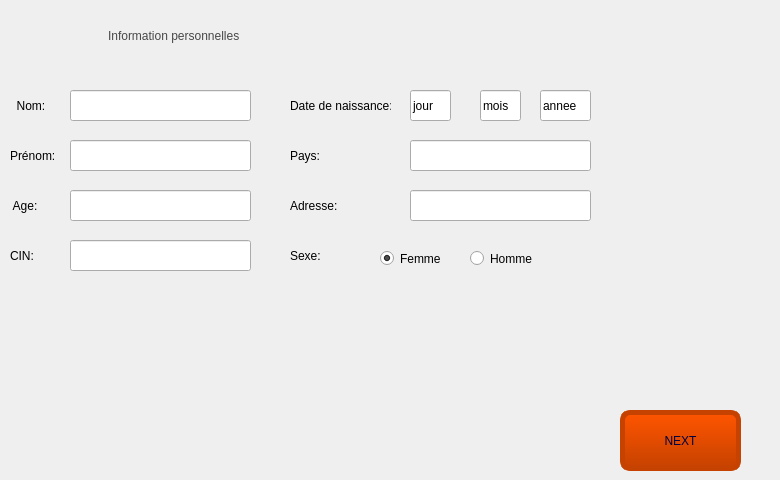
    <widget class="QWidget" name="page_0">
     <widget class="QPushButton" name="pushButton_1">
      <property name="geometry">
       <rect>
        <x>620</x>
        <y>410</y>
        <width>121</width>
        <height>61</height>
       </rect>
      </property>
      <property name="cursor">
       <cursorShape>OpenHandCursor</cursorShape>
      </property>
      <property name="styleSheet">
       <string notr="true">color: rgb(0, 0, 58);
 border: none;
font: 18pt &quot;Sitka Small&quot;;
padding:10px 15px;
background-color: qlineargradient(x1: 0, y1: 0, x2: 0, y2: 1, stop: 0  rgb(255, 85, 0), stop: 1 rgb(198, 66, 0));
border-style: solid;
border-color: rgb(198, 66, 0);
border-width: 5px;
border-radius: 10px;</string>
      </property>
      <property name="text">
       <string>NEXT</string>
      </property>
     </widget>
     <widget class="QTextEdit" name="textEdit">
      <property name="geometry">
       <rect>
        <x>120</x>
        <y>-20</y>
        <width>361</width>
        <height>31</height>
       </rect>
      </property>
      <property name="styleSheet">
       <string notr="true">color: rgb(71, 71, 71);

 border: none;
font: 26pt &quot;Sitka Small&quot;;
padding:15px;</string>
      </property>
      <property name="html">
       <string>&lt;!DOCTYPE HTML PUBLIC &quot;-//W3C//DTD HTML 4.0//EN&quot; &quot;http://www.w3.org/TR/REC-html40/strict.dtd&quot;&gt;
&lt;html&gt;&lt;head&gt;&lt;meta name=&quot;qrichtext&quot; content=&quot;1&quot; /&gt;&lt;style type=&quot;text/css&quot;&gt;
p, li { white-space: pre-wrap; }
&lt;/style&gt;&lt;/head&gt;&lt;body style=&quot; font-family:'Sitka Small'; font-size:26pt; font-weight:400; font-style:normal;&quot;&gt;
&lt;p style=&quot; margin-top:0px; margin-bottom:0px; margin-left:0px; margin-right:0px; -qt-block-indent:0; text-indent:0px;&quot;&gt;&lt;span style=&quot; font-family:'MS Shell Dlg 2'; font-size:8.25pt;&quot;&gt;information personnelles&lt;/span&gt;&lt;/p&gt;&lt;/body&gt;&lt;/html&gt;</string>
      </property>
     </widget>
     <widget class="QLabel" name="label_4">
      <property name="geometry">
       <rect>
        <x>90</x>
        <y>-10</y>
        <width>681</width>
        <height>91</height>
       </rect>
      </property>
      <property name="styleSheet">
       <string notr="true">color: rgb(71, 71, 71);

 border: none;
font: 26pt &quot;Sitka Small&quot;;
padding:15px;</string>
      </property>
      <property name="text">
       <string>Information personnelles</string>
      </property>
     </widget>
     <widget class="QRadioButton" name="radioButton_1">
      <property name="geometry">
       <rect>
        <x>470</x>
        <y>250</y>
        <width>82</width>
        <height>17</height>
       </rect>
      </property>
      <property name="text">
       <string>Homme</string>
      </property>
     </widget>
     <widget class="QRadioButton" name="radioButton_2">
      <property name="geometry">
       <rect>
        <x>380</x>
        <y>250</y>
        <width>82</width>
        <height>17</height>
       </rect>
      </property>
      <property name="text">
       <string>Femme</string>
      </property>
      <property name="checked">
       <bool>true</bool>
      </property>
     </widget>
     <widget class="QLabel" name="label_1">
      <property name="geometry">
       <rect>
        <x>10</x>
        <y>90</y>
        <width>91</width>
        <height>31</height>
       </rect>
      </property>
      <property name="styleSheet">
       <string notr="true"/>
      </property>
      <property name="inputMethodHints">
       <set>Qt::ImhUrlCharactersOnly</set>
      </property>
      <property name="text">
       <string>  Nom:</string>
      </property>
     </widget>
     <widget class="QLabel" name="label_2">
      <property name="geometry">
       <rect>
        <x>10</x>
        <y>140</y>
        <width>91</width>
        <height>31</height>
       </rect>
      </property>
      <property name="styleSheet">
       <string notr="true"/>
      </property>
      <property name="inputMethodHints">
       <set>Qt::ImhUrlCharactersOnly</set>
      </property>
      <property name="text">
       <string>Prénom:</string>
      </property>
     </widget>
     <widget class="QLabel" name="label_5">
      <property name="geometry">
       <rect>
        <x>10</x>
        <y>190</y>
        <width>91</width>
        <height>31</height>
       </rect>
      </property>
      <property name="styleSheet">
       <string notr="true"/>
      </property>
      <property name="inputMethodHints">
       <set>Qt::ImhUrlCharactersOnly</set>
      </property>
      <property name="text">
       <string> Age:</string>
      </property>
     </widget>
     <widget class="QLineEdit" name="lineEdit_11">
      <property name="geometry">
       <rect>
        <x>70</x>
        <y>90</y>
        <width>181</width>
        <height>31</height>
       </rect>
      </property>
     </widget>
     <widget class="QLineEdit" name="lineEdit_33">
      <property name="geometry">
       <rect>
        <x>70</x>
        <y>190</y>
        <width>181</width>
        <height>31</height>
       </rect>
      </property>
     </widget>
     <widget class="QLineEdit" name="lineEdit_22">
      <property name="geometry">
       <rect>
        <x>70</x>
        <y>140</y>
        <width>181</width>
        <height>31</height>
       </rect>
      </property>
     </widget>
     <widget class="QLabel" name="label_6">
      <property name="geometry">
       <rect>
        <x>10</x>
        <y>240</y>
        <width>91</width>
        <height>31</height>
       </rect>
      </property>
      <property name="styleSheet">
       <string notr="true"/>
      </property>
      <property name="inputMethodHints">
       <set>Qt::ImhUrlCharactersOnly</set>
      </property>
      <property name="text">
       <string>CIN:</string>
      </property>
     </widget>
     <widget class="QLineEdit" name="lineEdit_44">
      <property name="geometry">
       <rect>
        <x>70</x>
        <y>240</y>
        <width>181</width>
        <height>31</height>
       </rect>
      </property>
     </widget>
     <widget class="QLabel" name="label_9">
      <property name="geometry">
       <rect>
        <x>290</x>
        <y>90</y>
        <width>101</width>
        <height>31</height>
       </rect>
      </property>
      <property name="styleSheet">
       <string notr="true"/>
      </property>
      <property name="inputMethodHints">
       <set>Qt::ImhUrlCharactersOnly</set>
      </property>
      <property name="text">
       <string>Date de naissance:</string>
      </property>
     </widget>
     <widget class="QLabel" name="label_10">
      <property name="geometry">
       <rect>
        <x>290</x>
        <y>140</y>
        <width>91</width>
        <height>31</height>
       </rect>
      </property>
      <property name="styleSheet">
       <string notr="true"/>
      </property>
      <property name="inputMethodHints">
       <set>Qt::ImhUrlCharactersOnly</set>
      </property>
      <property name="text">
       <string>Pays:</string>
      </property>
     </widget>
     <widget class="QLabel" name="label_11">
      <property name="geometry">
       <rect>
        <x>290</x>
        <y>190</y>
        <width>91</width>
        <height>31</height>
       </rect>
      </property>
      <property name="styleSheet">
       <string notr="true"/>
      </property>
      <property name="inputMethodHints">
       <set>Qt::ImhUrlCharactersOnly</set>
      </property>
      <property name="text">
       <string>Adresse:</string>
      </property>
     </widget>
     <widget class="QLabel" name="label_12">
      <property name="geometry">
       <rect>
        <x>290</x>
        <y>240</y>
        <width>91</width>
        <height>31</height>
       </rect>
      </property>
      <property name="styleSheet">
       <string notr="true"/>
      </property>
      <property name="inputMethodHints">
       <set>Qt::ImhUrlCharactersOnly</set>
      </property>
      <property name="text">
       <string>Sexe:</string>
      </property>
     </widget>
     <widget class="QLineEdit" name="lineEdit_55">
      <property name="geometry">
       <rect>
        <x>410</x>
        <y>90</y>
        <width>41</width>
        <height>31</height>
       </rect>
      </property>
      <property name="text">
       <string>jour</string>
      </property>
     </widget>
     <widget class="QLineEdit" name="lineEdit_66">
      <property name="geometry">
       <rect>
        <x>410</x>
        <y>140</y>
        <width>181</width>
        <height>31</height>
       </rect>
      </property>
     </widget>
     <widget class="QLineEdit" name="lineEdit_77">
      <property name="geometry">
       <rect>
        <x>410</x>
        <y>190</y>
        <width>181</width>
        <height>31</height>
       </rect>
      </property>
     </widget>
     <widget class="QLineEdit" name="lineEdit_56">
      <property name="geometry">
       <rect>
        <x>480</x>
        <y>90</y>
        <width>41</width>
        <height>31</height>
       </rect>
      </property>
      <property name="text">
       <string>mois</string>
      </property>
     </widget>
     <widget class="QLineEdit" name="lineEdit_57">
      <property name="geometry">
       <rect>
        <x>540</x>
        <y>90</y>
        <width>51</width>
        <height>31</height>
       </rect>
      </property>
      <property name="text">
       <string>annee</string>
      </property>
     </widget>
    </widget>
